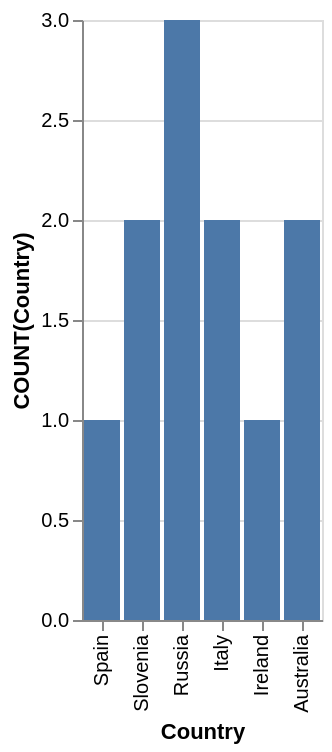

Specify this chart in Vega-Lite:
### Vega-Lite specification from a JSON file in a GitHub repository (floating-point values rounded to 4 significant figures)
{"data": {"values": [{"x_data": "Spain", "y_data": 1}, {"x_data": "Slovenia", "y_data": 2}, {"x_data": "Russia", "y_data": 3}, {"x_data": "Italy", "y_data": 2}, {"x_data": "Ireland", "y_data": 1}, {"x_data": "Australia", "y_data": 2}]}, "mark": "bar", "encoding": {"x": {"field": "x_data", "type": "nominal", "title": "Country", "sort": "descending"}, "y": {"field": "y_data", "type": "quantitative", "title": "COUNT(Country)"}}}
